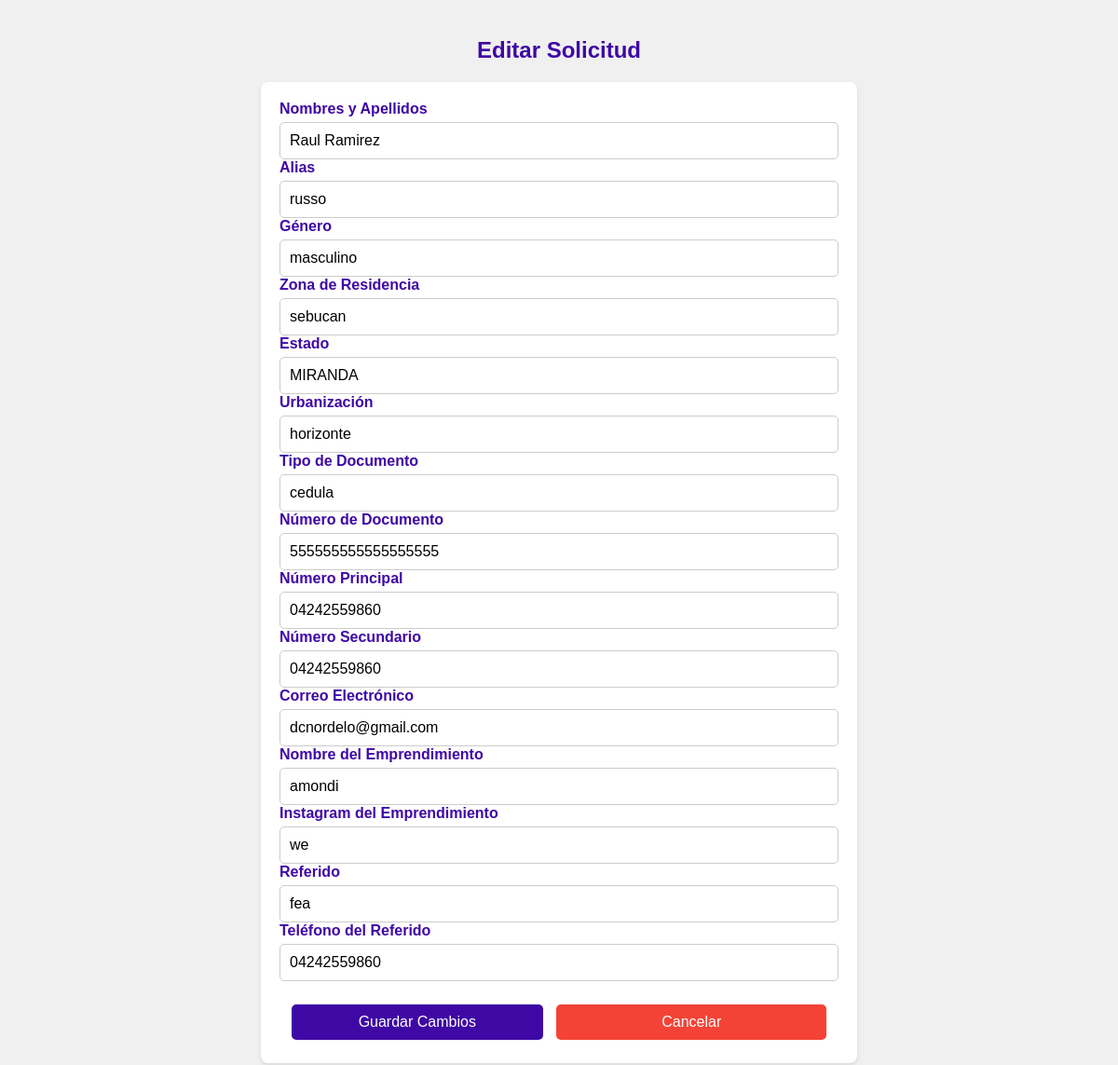
The app's page /admin/editar/5 (signed in) with its own data.
### tables this page shows
CREATE TABLE usuarios (
        id INTEGER PRIMARY KEY AUTOINCREMENT,
        nombres_apellidos TEXT,
        alias TEXT,
        genero TEXT,
        zona_residencia TEXT,
        estado TEXT,
        urbanizacion TEXT,
        tipo_documento TEXT,
        numero_documento TEXT,
        numero_principal TEXT,
        numero_secundario TEXT,
        correo TEXT,
        nombre_emprendimiento TEXT,
        instagram_emprendimiento TEXT,
        referido_nombre TEXT,
        referido_telefono TEXT
    );

### app.py (the view, shortened to what this page needs)
@app.route('/admin/editar/<int:id_solicitud>', methods=['GET', 'POST'])
def editar_solicitud(id_solicitud):
    solicitud = get_solicitud_por_id(id_solicitud)
    return render_template('editar_solicitud.html', solicitud=solicitud)

### app.py (called while the page is built)
def get_solicitud_por_id(id_solicitud):
    conn = sqlite3.connect('solicitudes.db')
    c = conn.cursor()
    c.execute('SELECT * FROM usuarios WHERE id = ?', (id_solicitud,))
    solicitud = c.fetchone()
    conn.close()
    return solicitud

### templates/editar_solicitud.html (shortened to what this page needs)
<!DOCTYPE html>
<html lang="es">
<head>
    <link rel="stylesheet" href="{{ url_for('static', filename='editar_solicitud.css') }}">
</head>
<body>
    <div class="form-container">
        <h2>Editar Solicitud</h2>
        <form method="POST" action="{{ url_for('editar_solicitud', id_solicitud=solicitud[0]) }}">
            <div class="form-group">
                <label for="nombres_apellidos">Nombres y Apellidos</label>
                <input type="text" name="nombres_apellidos" value="{{ solicitud[1] }}" required>
            </div>
            <div class="form-group">
                <label for="alias">Alias</label>
                <input type="text" name="alias" value="{{ solicitud[2] }}" required>
            </div>
            <div class="form-group">
                <label for="genero">Género</label>
                <input type="text" name="genero" value="{{ solicitud[3] }}" required>
            </div>
            <div class="form-group">
                <label for="zona_residencia">Zona de Residencia</label>
                <input type="text" name="zona_residencia" value="{{ solicitud[4] }}" required>
            </div>
            <div class="form-group">
                <label for="estado">Estado</label>
                <input type="text" name="estado" value="{{ solicitud[5] }}" required>
            </div>
            <div class="form-group">
                <label for="urbanizacion">Urbanización</label>
                <input type="text" name="urbanizacion" value="{{ solicitud[6] }}" required>
            </div>
            <div class="form-group">
                <label for="tipo_documento">Tipo de Documento</label>
                <input type="text" name="tipo_documento" value="{{ solicitud[7] }}" required>
            </div>
            <div class="form-group">
                <label for="numero_documento">Número de Documento</label>
                <input type="text" name="numero_documento" value="{{ solicitud[8] }}" required>
            </div>
            <div class="form-group">
                <label for="numero_principal">Número Principal</label>
                <input type="text" name="numero_principal" value="{{ solicitud[9] }}" required>
            </div>
            <div class="form-group">
                <label for="numero_secundario">Número Secundario</label>
                <input type="text" name="numero_secundario" value="{{ solicitud[10] }}" required>
            </div>
            <div class="form-group">
                <label for="correo">Correo Electrónico</label>
                <input type="email" name="correo" value="{{ solicitud[11] }}" required>
            </div>
            <div class="form-group">
                <label for="nombre_emprendimiento">Nombre del Emprendimiento</label>
                <input type="text" name="nombre_emprendimiento" value="{{ solicitud[12] }}" required>
            </div>
            <div class="form-group">
                <label for="instagram_emprendimiento">Instagram del Emprendimiento</label>
                <input type="text" name="instagram_emprendimiento" value="{{ solicitud[13] }}" required>
            </div>
            <div class="form-group">
                <label for="referido_nombre">Referido</label>
                <input type="text" name="referido_nombre" value="{{ solicitud[14] }}" required>
            </div>
            <div class="form-group">
                <label for="referido_telefono">Teléfono del Referido</label>
                <input type="text" name="referido_telefono" value="{{ solicitud[15] }}" required>
            <div class="button-container">
                <button type="submit">Guardar Cambios</button>
                <a class="cancel-button" href="{{ url_for('detalle_solicitud', id_solicitud=solicitud[0]) }}">Cancelar</a>
            </div>
        </form>
    </div>
</body>
</html>

### static/editar_solicitud.css (style rules this page uses)
body { font-family: 'Poppins', sans-serif; margin: 0; padding: 20px; background-color: #f0f0f0; color: #333; }
h2 { text-align: center; color: #3f08a5; margin-bottom: 20px; }
form { background-color: #ffffff; padding: 20px; border-radius: 8px; box-shadow: 0 2px 4px rgba(0, 0, 0, 0.1); max-width: 600px; margin: 0 auto; }
label { margin-top: 15px; font-weight: bold; color: #3f08a5; }
input[type="text"], input[type="email"] { padding: 10px; margin-top: 5px; border: 1px solid #ccc; border-radius: 5px; font-size: 16px; width: 100%; box-sizing: border-box; transition: border 0.3s; }
button { background-color: #3f08a5; color: white; border: none; cursor: pointer; margin-top: 20px; padding: 10px; border-radius: 5px; font-size: 16px; width: 100%; }
a { display: inline-block; margin-top: 10px; text-decoration: none; color: #3f08a5; text-align: center; }
.button-container { margin-top: 20px; text-align: center; }
button, .cancel-button { background-color: #3f08a5; color: white; border: none; cursor: pointer; padding: 10px; border-radius: 5px; font-size: 16px; width: 45%; display: inline-block; margin: 5px; text-align: center; text-decoration: none; }
.cancel-button { background-color: #f44336; }

### records on screen
usuarios: nombres_apellidos "Raul Ramirez", alias "russo", genero "masculino", zona_residencia "sebucan", estado "MIRANDA", urbanizacion "horizonte", tipo_documento "cedula", numero_documento "555555555555555555", numero_principal "04242559860", numero_secundario "04242559860", correo "dcnordelo@gmail.com", nombre_emprendimiento "amondi", instagram_emprendimiento "we", referido_nombre "fea", referido_telefono "04242559860"
